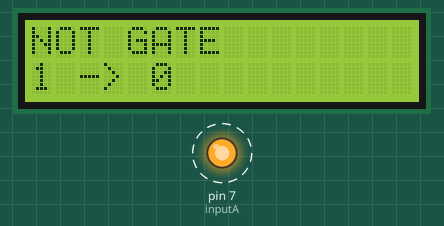
A sketch run on a simulated Arduino Uno, built with avr-gcc and run on an emulated ATmega328P. Parts: 16×2 character LCD, output pins drawn as LEDs (lit = HIGH). Dashed ring = blinking.

Above: at 0.1 s.
At 1.1 s:
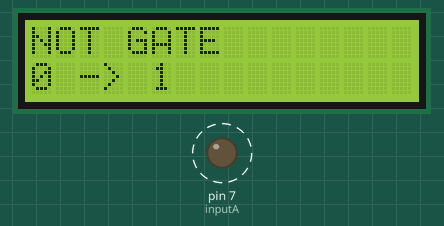
Timing chart, 0 to 130.0 s (numbered marks = the images above):
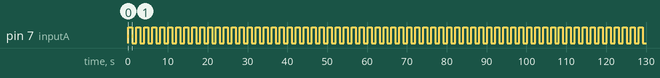

Measured:
- by itself, pin 7 (inputA): alternates HIGH for 1.0 s and LOW for 1.0 s

The sketch:

NOT_GATE.ino
```cpp
#include <LiquidCrystal.h> // LCD HEADER FILE

const int inputA = 7;


LiquidCrystal lcd(12, 11, 5, 4, 3, 2);

void setup() {
   pinMode(inputA, OUTPUT); // Set both pins to outputs
   lcd.begin(16,2);


  lcd.setCursor(0,0);
lcd.print("NOT GATE"); // Print title:

}

void loop (){
  digitalWrite(inputA,HIGH);
     lcd.setCursor(0,1);
lcd.print("1 -> 0");
  delay(1000);


    digitalWrite(inputA,LOW);
       lcd.setCursor(0,1);
lcd.print("0 -> 1");
  delay(1000);
}
```
